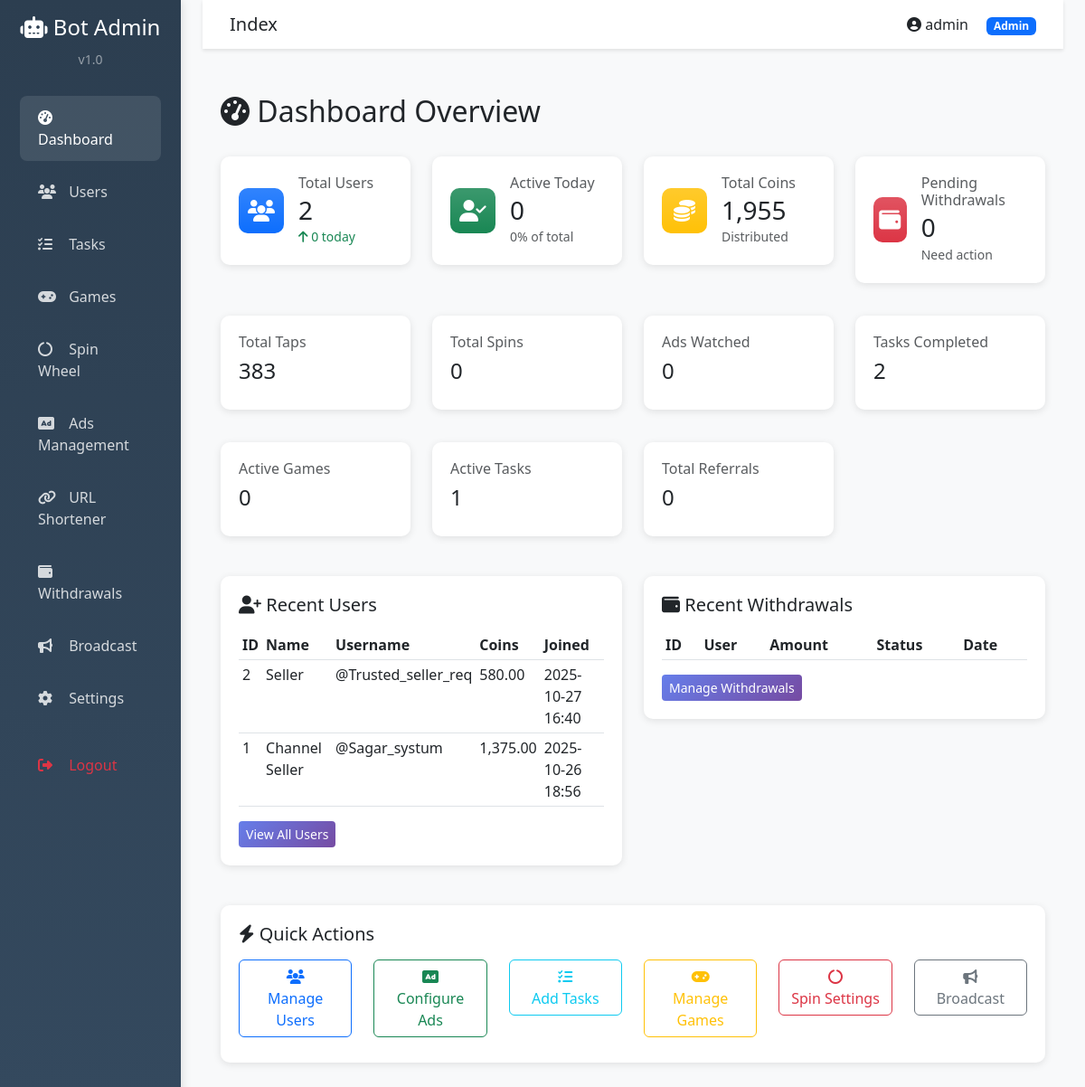
/admin/index.php (signed in), run on the app's committed database.
### tables this page shows
CREATE TABLE `users` (
  `id` int(11) NOT NULL,
  `telegram_id` bigint(20) NOT NULL,
  `username` varchar(255) DEFAULT NULL,
  `first_name` varchar(255) DEFAULT NULL,
  `last_name` varchar(255) DEFAULT NULL,
  `coins` decimal(20,2) DEFAULT 0.00,
  `energy` int(11) DEFAULT 100,
  `last_energy_update` timestamp NULL DEFAULT current_timestamp(),
  `referral_code` varchar(50) DEFAULT NULL,
  `referred_by` int(11) DEFAULT NULL,
  `is_banned` tinyint(1) DEFAULT 0,
  `created_at` timestamp NULL DEFAULT current_timestamp(),
  `last_active` timestamp NULL DEFAULT current_timestamp()
);

### admin/index.php (the view, shortened to what this page needs)
<?php
require_once 'header.php';
$db = Database::getInstance()->getConnection();
$stmt = $db->query("SELECT COUNT(*) as total FROM users");
$totalUsers = $stmt->fetchColumn();
$stmt = $db->query("SELECT COUNT(*) FROM users WHERE DATE(created_at) = CURDATE()");
$newUsersToday = $stmt->fetchColumn();
$stmt = $db->query("SELECT COUNT(*) FROM users WHERE DATE(last_active) = CURDATE()");
$activeToday = $stmt->fetchColumn();
$stmt = $db->query("SELECT SUM(coins) as total FROM users");
$totalCoins = $stmt->fetchColumn() ?: 0;
$stmt = $db->query("SELECT SUM(total_taps) FROM user_stats");
$totalTaps = $stmt->fetchColumn() ?: 0;
$stmt = $db->query("SELECT SUM(total_spins) FROM user_stats");
$totalSpins = $stmt->fetchColumn() ?: 0;
$stmt = $db->query("SELECT SUM(ads_watched) FROM user_stats");
$adsWatched = $stmt->fetchColumn() ?: 0;
$stmt = $db->query("SELECT SUM(tasks_completed) FROM user_stats");
$tasksCompleted = $stmt->fetchColumn() ?: 0;
$stmt = $db->query("SELECT COUNT(*) FROM games WHERE is_active = 1");
$activeGames = $stmt->fetchColumn();
$stmt = $db->query("SELECT COUNT(*) FROM tasks WHERE is_active = 1");
$activeTasks = $stmt->fetchColumn();
$stmt = $db->query("SELECT COUNT(*) FROM withdrawals WHERE status = 'pending'");
$pendingWithdrawals = $stmt->fetchColumn();
$stmt = $db->query("SELECT COUNT(*) FROM referrals WHERE status = 'approved'");
$totalReferrals = $stmt->fetchColumn();
$stmt = $db->query("SELECT * FROM users ORDER BY created_at DESC LIMIT 10");
$recentUsers = $stmt->fetchAll();
?>
<div class="page-header">
    <h2><i class="fas fa-tachometer-alt"></i> Dashboard Overview</h2>
</div>
<div class="row">
    <div class="col-md-3">
        <div class="stat-card">
            <div class="d-flex align-items-center">
                <div class="stat-icon bg-primary bg-gradient text-white">
                    <i class="fas fa-users"></i>
                </div>
                <div class="ms-3 flex-grow-1">
                    <h6 class="text-muted mb-1">Total Users</h6>
                    <h3 class="mb-0"><?php echo number_format($totalUsers); ?></h3>
                    <small class="text-success"><i class="fas fa-arrow-up"></i> <?php echo $newUsersToday; ?> today</small>
                </div>
            </div>
        </div>
    </div>
    <div class="col-md-3">
        <div class="stat-card">
            <div class="d-flex align-items-center">
                <div class="stat-icon bg-success bg-gradient text-white">
                    <i class="fas fa-user-check"></i>
                </div>
                <div class="ms-3 flex-grow-1">
                    <h6 class="text-muted mb-1">Active Today</h6>
                    <h3 class="mb-0"><?php echo number_format($activeToday); ?></h3>
                    <small class="text-muted"><?php echo round($activeToday / max($totalUsers, 1) * 100, 1); ?>% of total</small>
                </div>
            </div>
        </div>
    </div>
    <div class="col-md-3">
        <div class="stat-card">
            <div class="d-flex align-items-center">
                <div class="stat-icon bg-warning bg-gradient text-white">
                    <i class="fas fa-coins"></i>
                </div>
                <div class="ms-3 flex-grow-1">
                    <h6 class="text-muted mb-1">Total Coins</h6>
                    <h3 class="mb-0"><?php echo number_format($totalCoins); ?></h3>
                    <small class="text-muted">Distributed</small>
                </div>
            </div>
        </div>
    </div>
    <div class="col-md-3">
        <div class="stat-card">
            <div class="d-flex align-items-center">
                <div class="stat-icon bg-danger bg-gradient text-white">
                    <i class="fas fa-wallet"></i>
                </div>
                <div class="ms-3 flex-grow-1">
                    <h6 class="text-muted mb-1">Pending Withdrawals</h6>
                    <h3 class="mb-0"><?php echo number_format($pendingWithdrawals); ?></h3>
                    <small class="text-muted">Need action</small>
                </div>
            </div>
        </div>
    </div>
</div>
<div class="row mt-3">
    <div class="col-md-3">
        <div class="stat-card">
            <h6 class="text-muted">Total Taps</h6>
            <h4><?php echo number_format($totalTaps); ?></h4>
        </div>
    </div>
    <div class="col-md-3">
        <div class="stat-card">
            <h6 class="text-muted">Total Spins</h6>
            <h4><?php echo number_format($totalSpins); ?></h4>
        </div>
    </div>
    <div class="col-md-3">
        <div class="stat-card">
            <h6 class="text-muted">Ads Watched</h6>
            <h4><?php echo number_format($adsWatched); ?></h4>
        </div>
    </div>
    <div class="col-md-3">
        <div class="stat-card">
            <h6 class="text-muted">Tasks Completed</h6>
            <h4><?php echo number_format($tasksCompleted); ?></h4>
        </div>
    </div>
</div>
<div class="row mt-3">
    <div class="col-md-3">
        <div class="stat-card">
            <h6 class="text-muted">Active Games</h6>
            <h4><?php echo number_format($activeGames); ?></h4>
        </div>
    </div>
    <div class="col-md-3">
        <div class="stat-card">
            <h6 class="text-muted">Active Tasks</h6>
            <h4><?php echo number_format($activeTasks); ?></h4>
        </div>
    </div>
    <div class="col-md-3">
        <div class="stat-card">
            <h6 class="text-muted">Total Referrals</h6>
            <h4><?php echo number_format($totalReferrals); ?></h4>
        </div>
    </div>
</div>
<div class="row mt-4">
    <div class="col-md-6">
        <div class="stat-card">
            <h5 class="mb-3"><i class="fas fa-user-plus"></i> Recent Users</h5>
            <div class="table-responsive">
                <table class="table table-sm table-hover">
                    <thead>
                        <tr>
                            <th>ID</th>
                            <th>Name</th>
                            <th>Username</th>
                            <th>Coins</th>
                            <th>Joined</th>
                        </tr>
                    </thead>
                    <tbody>
                        <?php foreach ($recentUsers as $user): ?>
                        <tr>
                            <td><?php echo $user['id']; ?></td>
                            <td><?php echo htmlspecialchars($user['first_name']); ?></td>
                            <td>@<?php echo htmlspecialchars($user['username'] ?: 'N/A'); ?></td>
                            <td><?php echo number_format($user['coins'], 2); ?></td>
                            <td><?php echo date('Y-m-d H:i', strtotime($user['created_at'])); ?></td>
                        </tr>
                        <?php endforeach; ?>
                    </tbody>
                </table>
            </div>
            <a href="users.php" class="btn btn-sm btn-gradient">View All Users</a>
        </div>
    </div>
    <div class="col-md-6">
        <div class="stat-card">
            <h5 class="mb-3"><i class="fas fa-wallet"></i> Recent Withdrawals</h5>
            <div class="table-responsive">
                <table class="table table-sm table-hover">
                    <thead>
                        <tr>
                            <th>ID</th>
                            <th>User</th>
                            <th>Amount</th>
                            <th>Status</th>
                            <th>Date</th>
                        </tr>
                    </thead>
                </table>
            </div>
            <a href="withdrawals.php" class="btn btn-sm btn-gradient">Manage Withdrawals</a>
        </div>
    </div>
</div>
<div class="row mt-4">
    <div class="col-12">
        <div class="stat-card">
            <h5 class="mb-3"><i class="fas fa-bolt"></i> Quick Actions</h5>
            <div class="row">
                <div class="col-md-2 mb-2">
                    <a href="users.php" class="btn btn-outline-primary w-100">
                        <i class="fas fa-users"></i><br>Manage Users
                    </a>
                </div>
                <div class="col-md-2 mb-2">
                    <a href="ads.php" class="btn btn-outline-success w-100">
                        <i class="fas fa-ad"></i><br>Configure Ads
                    </a>
                </div>
                <div class="col-md-2 mb-2">
                    <a href="tasks.php" class="btn btn-outline-info w-100">
                        <i class="fas fa-tasks"></i><br>Add Tasks
                    </a>
                </div>
                <div class="col-md-2 mb-2">
                    <a href="games.php" class="btn btn-outline-warning w-100">
                        <i class="fas fa-gamepad"></i><br>Manage Games
                    </a>
                </div>
                <div class="col-md-2 mb-2">
                    <a href="spin.php" class="btn btn-outline-danger w-100">
                        <i class="fas fa-circle-notch"></i><br>Spin Settings
                    </a>
                </div>
                <div class="col-md-2 mb-2">
                    <a href="broadcast.php" class="btn btn-outline-secondary w-100">
                        <i class="fas fa-bullhorn"></i><br>Broadcast
                    </a>
                </div>
            </div>
        </div>
    </div>
</div>
<?php require_once 'footer.php'; ?>

### admin/header.php (style rules this page uses)
:root { --primary-gradient: linear-gradient(135deg, #667eea 0%, #764ba2 100%); }
body { background-color: #f8f9fa; }
.stat-card { background: white; border-radius: 10px; padding: 20px; box-shadow: 0 2px 8px rgba(0,0,0,0.1); margin-bottom: 20px; transition: transform 0.3s; }
.stat-icon { width: 50px; height: 50px; border-radius: 10px; display: flex; align-items: center; justify-content: center; font-size: 24px; }
.page-header { margin-bottom: 30px; }
.btn-gradient { background: var(--primary-gradient); border: none; color: white; }

### data on the page
users: id "2", first_name "Seller", username "Trusted_seller_req", coins "580.00", created_at "2025-10-27 16:40"
users: id "1", first_name "Channel Seller", username "Sagar_systum", coins "1,375.00", created_at "2025-10-26 18:56"

### other printed values
$currentPage "Index"
$_SESSION['admin_username'] "admin"
$_SESSION['admin_role'] "Admin"
$totalUsers "2"
$newUsersToday "0"
$activeToday "0"
$activeToday / max($totalUsers, 1) * 100 "0"
$totalCoins "1,955"
$pendingWithdrawals "0"
$totalTaps "383"
$totalSpins "0"
$adsWatched "0"
$tasksCompleted "2"
$activeGames "0"
$activeTasks "1"
